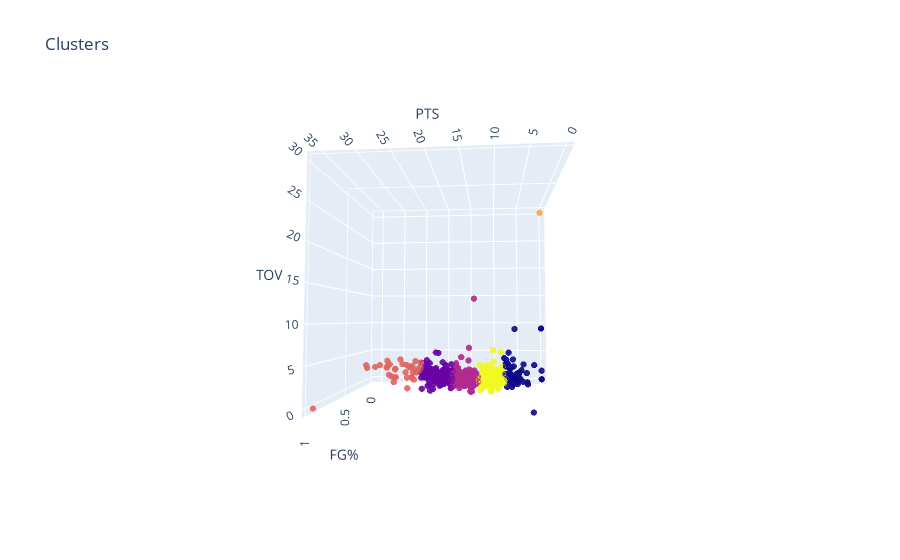

Source (notebook cell):
### Code cell
algorithm = (KMeans(n_clusters = 6 ,init='k-means++', n_init = 10 ,max_iter=300, 
                        tol=0.0001,  random_state= 111  , algorithm='elkan') )
algorithm.fit(X2)
labels3 = algorithm.labels_
centroids3 = algorithm.cluster_centers_

df['label3'] =  labels3
trace1 = go.Scatter3d(
    x= df['PTS'],
    y= df['FG%'],
    z= df['TOV'],
    mode='markers',
     marker=dict(
        color = df['label3'], 
        size= 2,
        line=dict(
            color= df['label3'],
            width= 20
        ),
        opacity=0.9
     )
)
data = [trace1]
layout = go.Layout(
#     margin=dict(
#         l=0,
#         r=0,
#         b=0,
#         t=0
#     )
    title= 'Clusters',
    scene = dict(
            xaxis = dict(title  = 'PTS'),
            yaxis = dict(title  = 'FG%'),
            zaxis = dict(title  = 'TOV')
        )
)
fig = go.Figure(data=data, layout=layout)
py.offline.iplot(fig)
#Трехмерное изображение зависимости количества очков, нарущений правил и процента попаданий

### Figure 1 — Plotly figure (JSON) as saved in the notebook; plotly's stock layout.template omitted (floating-point values rounded to 4 significant figures; data arrays with more than 128 entries replaced by an {"elided": "..."} marker saying what was removed)
{"data": [{"marker": {"color": {"elided": "497 int values"}, "line": {"color": {"elided": "497 int values"}, "width": 20}, "opacity": 0.9, "size": 2}, "mode": "markers", "type": "scatter3d", "x": {"elided": "497 float values"}, "y": {"elided": "497 float values"}, "z": {"elided": "497 float values"}}], "layout": {"autosize": true, "scene": {"aspectmode": "auto", "aspectratio": {"x": 1, "y": 1, "z": 1}, "camera": {"center": {"x": 0, "y": 0, "z": 0}, "eye": {"x": -0.1952, "y": 2.152, "z": -0.1423}, "projection": {"type": "perspective"}, "up": {"x": 0, "y": 0, "z": 1}}, "xaxis": {"title": {"text": "PTS"}, "type": "linear"}, "yaxis": {"title": {"text": "FG%"}, "type": "linear"}, "zaxis": {"title": {"text": "TOV"}, "type": "linear"}}, "title": {"text": "Clusters"}}}
